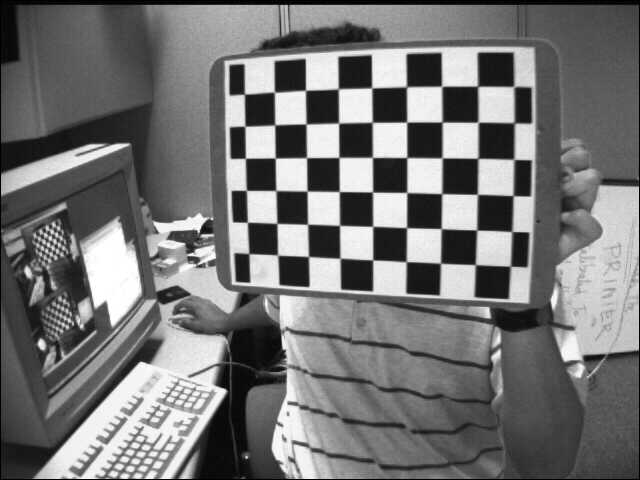
//> input picture distance_measuring/代码/1.标定与校正/imgs/leftImgs/left1.jpg, 640 x 480 px
$ ./undistortRectify   (built with g++ and OpenCV 4)
//> lines starting //> are read from the running program, lines starting //| are printed output that depends on the picture; after the words box and inside, x2 and y2 are one past the last pixel; in counts of white or black regions, pixels touching at a corner belong together; pictures that were not available may be replaced by others from this repository, and a replacement may not be noted
// 立体校正，把右相机图像变换到左相机平面，输出校正后的图片

#include <opencv2/core/core.hpp>
#include <opencv2/calib3d/calib3d.hpp>
#include <opencv2/highgui/highgui.hpp>
#include <opencv2/imgproc/imgproc.hpp>
#include <stdio.h>
#include <iostream>

using namespace std;
using namespace cv;

int main(int argc, char const *argv[])
{
	char* leftimg_directory = "..//..//imgs//leftImgs//";		// 左摄像头图像路径
	char* rightimg_directory = "..//..//imgs//rightImgs//";		// 右摄像头图像路径
	char* leftimg_filename = "left";							// 左摄像头图像名
	char* rightimg_filename = "right";							// 右摄像头图像名
	char* extension = "jpg";									// 图像格式
	char* calib_file = "..//..//parms//calibParms.xml";			// 立体校正参数文件
	char* rectifiedImg_directory = "..//..//result//rectifiedImg//";// 图像校正结果路径
	char* leftout_directory = "..//..//result//left//";			// 左摄像头图像校正结果路径
	char* rightout_directory = "..//..//result//right//";		// 右摄像头图像校正结果路径
	char* rectifiedImg_filename = "rectifiedImg";				// 校正结果图像文件名
	char* leftout_filename = "leftOut";							// 左摄像头图像校正结果文件名
	char* rightout_filename = "rightOut";						// 左摄像头图像校正结果文件名
	int num_imgs = 13;
	Size imgSize = Size(640,480);

	Mat R1, R2, P1, P2, Q;
	Mat cameraMatrixL, cameraDistcoeffL, cameraMatrixR, cameraDistcoeffR, R, T;

	cv::FileStorage fs(calib_file, cv::FileStorage::READ);
	if (!fs.isOpened())
	{
		printf("打开参数文件失败!\n");
		return -1;
	}
	fs["cameraMatrixL"] >> cameraMatrixL;
	fs["cameraDistcoeffL"] >> cameraDistcoeffL;
	fs["cameraMatrixR"] >> cameraMatrixR;
	fs["cameraDistcoeffR"] >> cameraDistcoeffR;
	fs["R"] >> R;
	fs["T"] >> T;

	fs["R1"] >> R1;
	fs["R2"] >> R2;
	fs["P1"] >> P1;
	fs["P2"] >> P2;
	fs["Q"] >> Q;

	cout << "参数：" << endl << endl;
	cout << "cameraMatrixL :" << endl << cameraMatrixL << endl << endl;
	cout << "cameraDistcoeffL :" << endl << cameraDistcoeffL << endl << endl;
	cout << "cameraMatrixR :" << endl << cameraMatrixR << endl << endl;
	cout << "cameraDistcoeffR :" << endl << cameraDistcoeffR << endl << endl;
	cout << "R :" << endl << R << endl << endl;
	cout << "T :" << endl << T << endl << endl;

	cv::Mat lmapx, lmapy, rmapx, rmapy;
	cv::initUndistortRectifyMap(cameraMatrixL, cameraDistcoeffL, R1, P1, imgSize, CV_32F, lmapx, lmapy);
	cv::initUndistortRectifyMap(cameraMatrixR, cameraDistcoeffR, R2, P2, imgSize, CV_32F, rmapx, rmapy);

	cv::Rect validROIL,validROIR;
	stereoRectify(cameraMatrixL, cameraDistcoeffL, cameraMatrixR, cameraDistcoeffR, imgSize, R, T,
		R1, R2, P1, P2, Q, CALIB_ZERO_DISPARITY, -1, imgSize, &validROIL, &validROIR);

	cout << "按任意键继续..." << endl;

	for (int k = 1; k <= num_imgs; k++)
	{
		char leftimg_file[100];
		char rightimg_file[100];
		sprintf(leftimg_file, "%s%s%d.%s", leftimg_directory, leftimg_filename, k, extension);
		sprintf(rightimg_file, "%s%s%d.%s", rightimg_directory, rightimg_filename, k, extension);
		Mat img1 = imread(leftimg_file, CV_LOAD_IMAGE_COLOR);
//> img1 is the input picture: 480 rows x 640 cols, CV_8UC3; min 0, max 255, mean 116.6
		Mat img2 = imread(rightimg_file, CV_LOAD_IMAGE_COLOR);
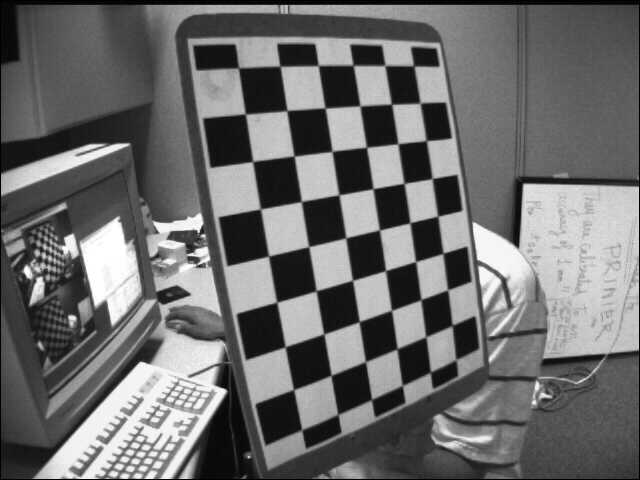
//> input picture distance_measuring/代码/1.标定与校正/imgs/leftImgs/left11.jpg, 640 x 480 px, given in place of right1.jpg, which was not available
//> img2 is the input picture: 480 rows x 640 cols, CV_8UC3; min 0, max 255, mean 108.6
		if (img1.empty() || img2.empty())
		{
			printf("读入图像错误！\n");
			return -1;
		}

		cv::Mat imgU1, imgU2;

		cv::remap(img1, imgU1, lmapx, lmapy, cv::INTER_LINEAR);
		cv::remap(img2, imgU2, rmapx, rmapy, cv::INTER_LINEAR);
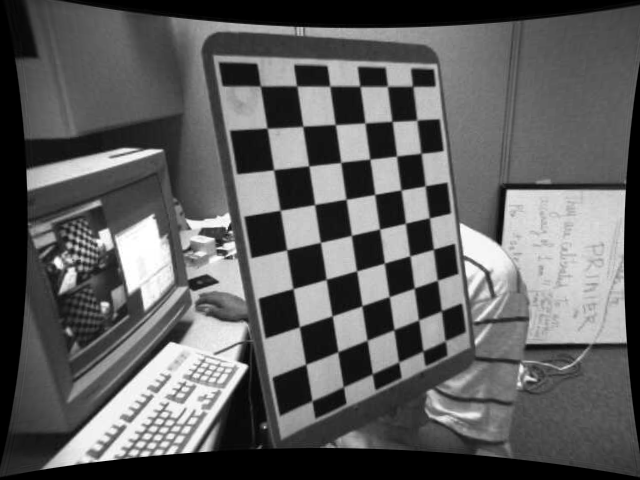
//> imgU2: 480 rows x 640 cols, CV_8UC3; min 0, max 255, mean 95.3

		char leftout_file[100];
		sprintf(leftout_file, "%s%s%d.%s", leftout_directory, leftout_filename, k, extension);
		imwrite(leftout_file, imgU1);

		char rightout_file[100];
		sprintf(rightout_file, "%s%s%d.%s", rightout_directory, rightout_filename, k, extension);
		imwrite(rightout_file, imgU2);

		cout << k << ". rectified!" << endl;


		// 以下为显示部分

		Mat rectifiedImg;
		double sf = 1.0;// 缩放系数 或 double sf = 600. / MAX(imgSize.width, imgSize.height);
		int w = cvRound(imgSize.width * sf), h = cvRound(imgSize.height * sf);
		rectifiedImg.create(h, w * 2, CV_8UC3);

		// 画上左右图像
		Mat rectifiedImgPartL = rectifiedImg(Rect(w * 0, 0, w, h));
		Mat rectifiedImgPartR = rectifiedImg(Rect(w, 0, w, h));
		resize(imgU1, rectifiedImgPartL, rectifiedImgPartL.size(), 0, 0, INTER_AREA);
		resize(imgU2, rectifiedImgPartR, rectifiedImgPartR.size(), 0, 0, INTER_LINEAR);
		Rect vroiL(cvRound(validROIL.x * sf), cvRound(validROIL.y * sf),
			cvRound(validROIL.width * sf), cvRound(validROIL.height * sf)); // 缩放有效区域
		Rect vroiR(cvRound(validROIR.x * sf), cvRound(validROIR.y * sf),
			cvRound(validROIR.width * sf), cvRound(validROIR.height * sf));
		rectangle(rectifiedImgPartL, vroiL, Scalar(0, 0, 255), 3, 8);		// 在有效区域画上矩形
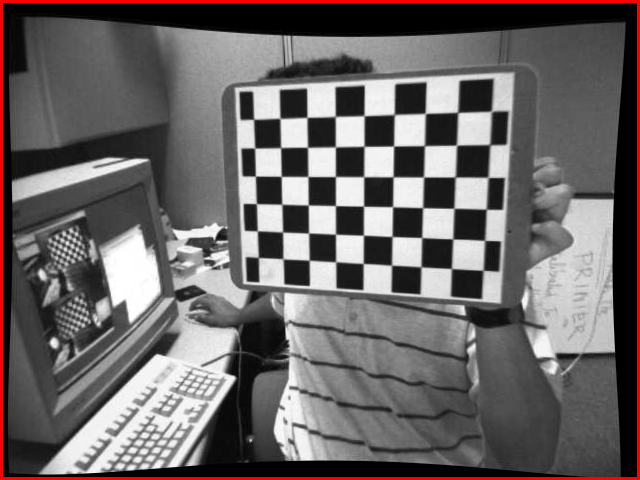
//> rectifiedImgPartL: 480 rows x 640 cols, CV_8UC3; mean B, G, R 101.5, 101.5, 107
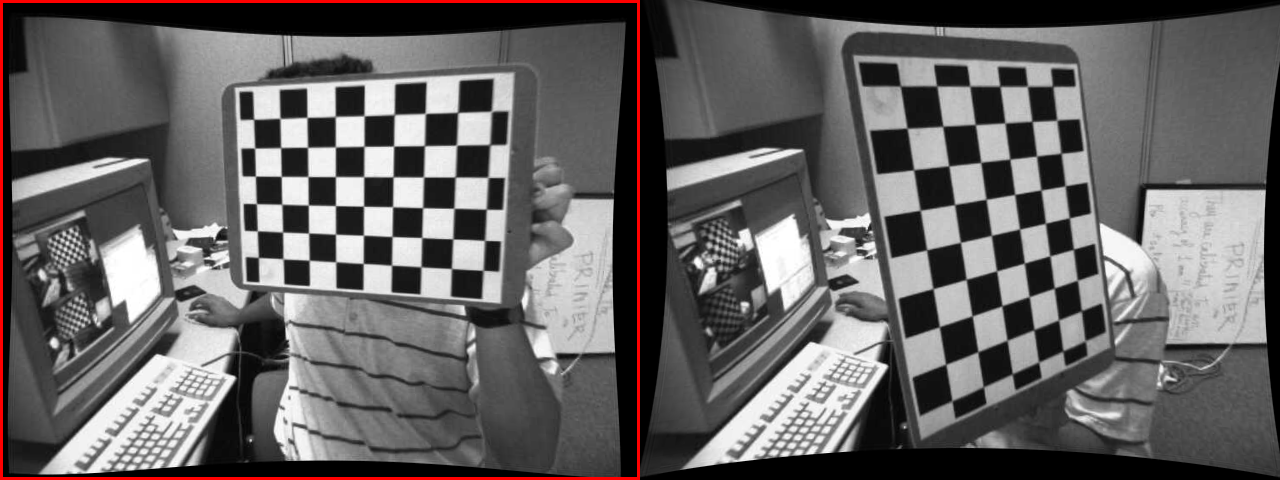
//> rectifiedImg: 480 rows x 1280 cols, CV_8UC3; mean B, G, R 98.4, 98.4, 101.2
		rectangle(rectifiedImgPartR, vroiR, Scalar(0, 0, 255), 3, 8);
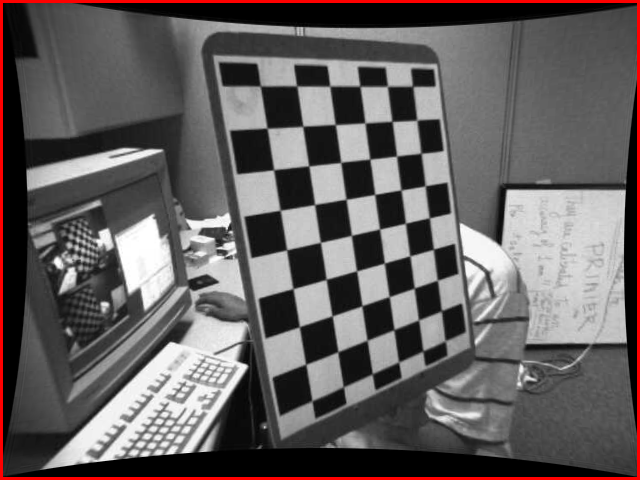
//> rectifiedImgPartR: 480 rows x 640 cols, CV_8UC3; 2.18% of pixels changed, all inside (x1, y1, x2, y2) = (0, 0, 640, 480)
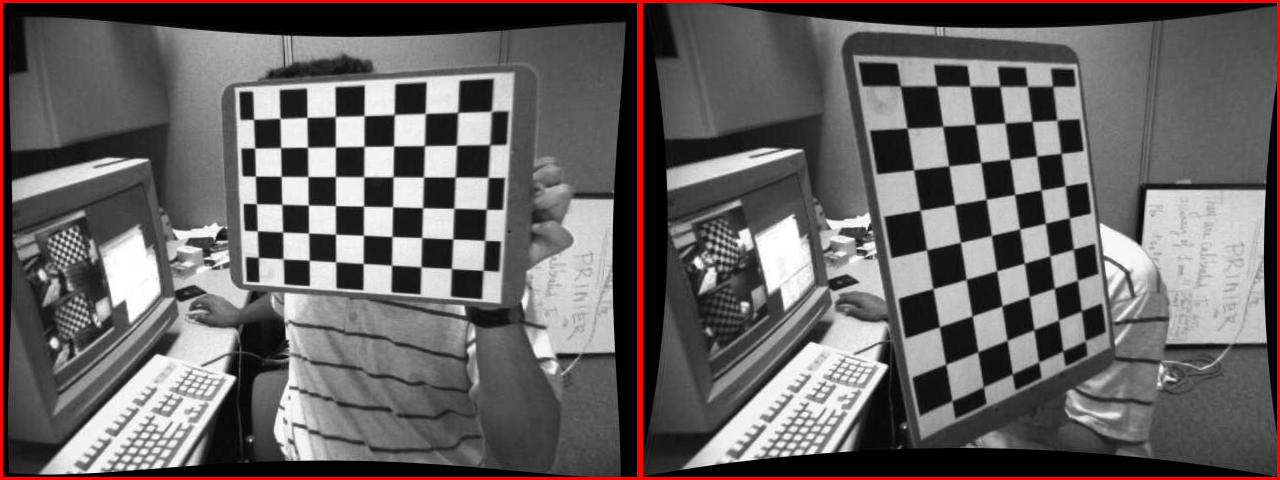
//> rectifiedImg: 480 rows x 1280 cols, CV_8UC3; 1.09% of pixels changed, all inside (x1, y1, x2, y2) = (640, 0, 1280, 480)

		// 画上对应的线条
		for (int i = 0; i < rectifiedImg.rows; i += 16)
			line(rectifiedImg, Point(0, i), Point(rectifiedImg.cols, i), Scalar(0, 255, 0), 1, 8);
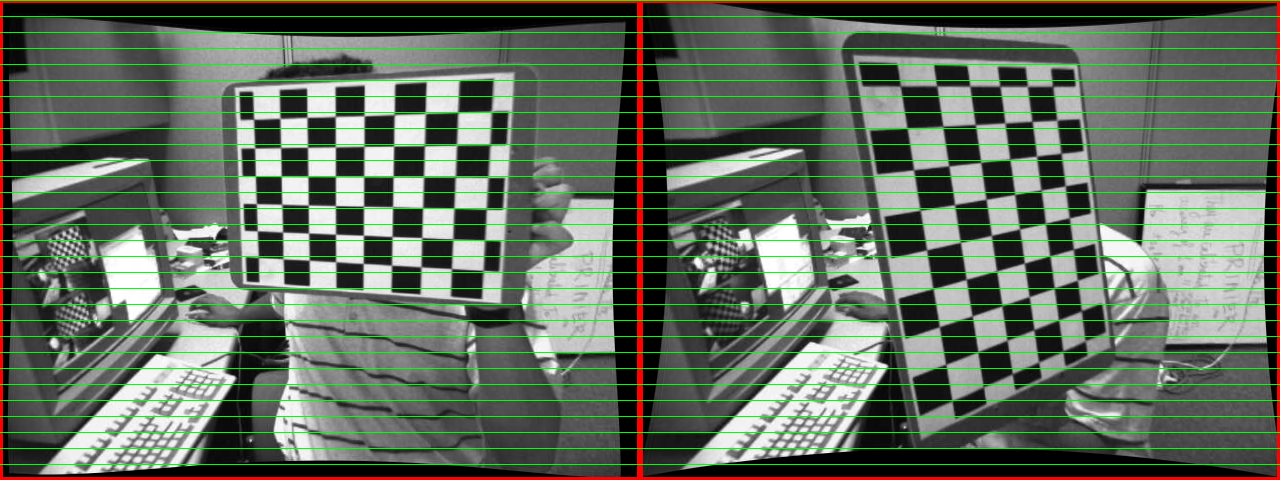
//> rectifiedImg: 480 rows x 1280 cols, CV_8UC3; 6.25% of pixels changed, all inside (x1, y1, x2, y2) = (0, 0, 1280, 465)
		imshow("rectified", rectifiedImg);

		// 保存图像
		char rectifiedImg_file[100];
		sprintf(rectifiedImg_file, "%s%s%d.%s", rectifiedImg_directory, rectifiedImg_filename, k, extension);
		imwrite(rectifiedImg_file, rectifiedImg);

		waitKey(0);
	}
//> pass 2 of the loop `for (int k = 1; k <= num_imgs; k++)`:
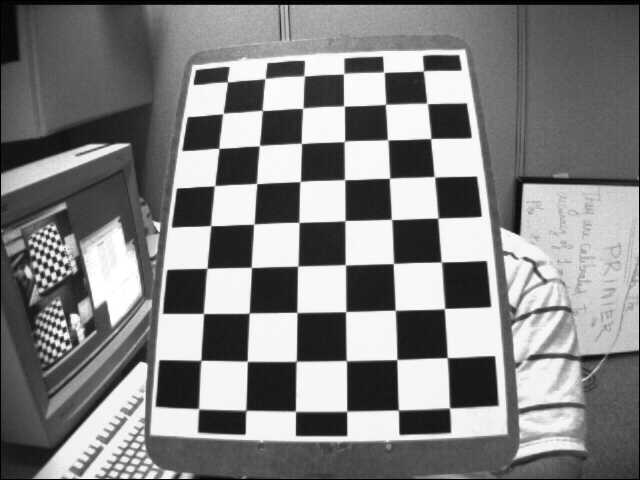
//> input picture distance_measuring/代码/1.标定与校正/imgs/leftImgs/left12.jpg, 640 x 480 px, given in place of left2.jpg, which was not available
//> img1 is the input picture: 480 rows x 640 cols, CV_8UC3; min 0, max 255, mean 129.5
//> `rectangle(rectifiedImgPartR, vroiR, Scalar(0, 0, 255), 3, 8);`:
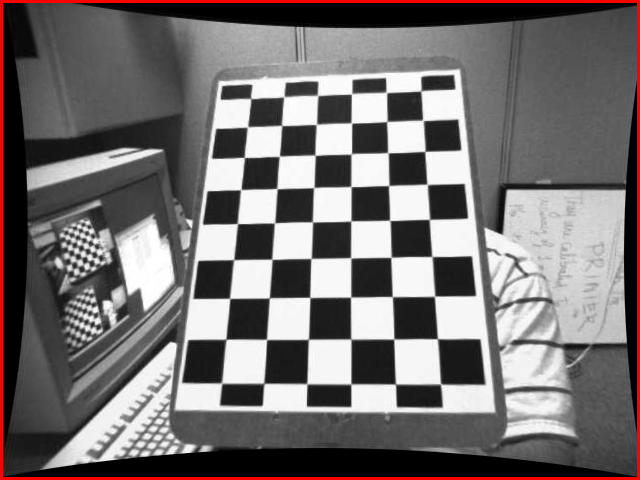
//> rectifiedImgPartR: 480 rows x 640 cols, CV_8UC3; mean B, G, R 112.1, 112.1, 117.6
//> after the loop `for (int i = 0; i < rectifiedImg.rows; i += 16)`:
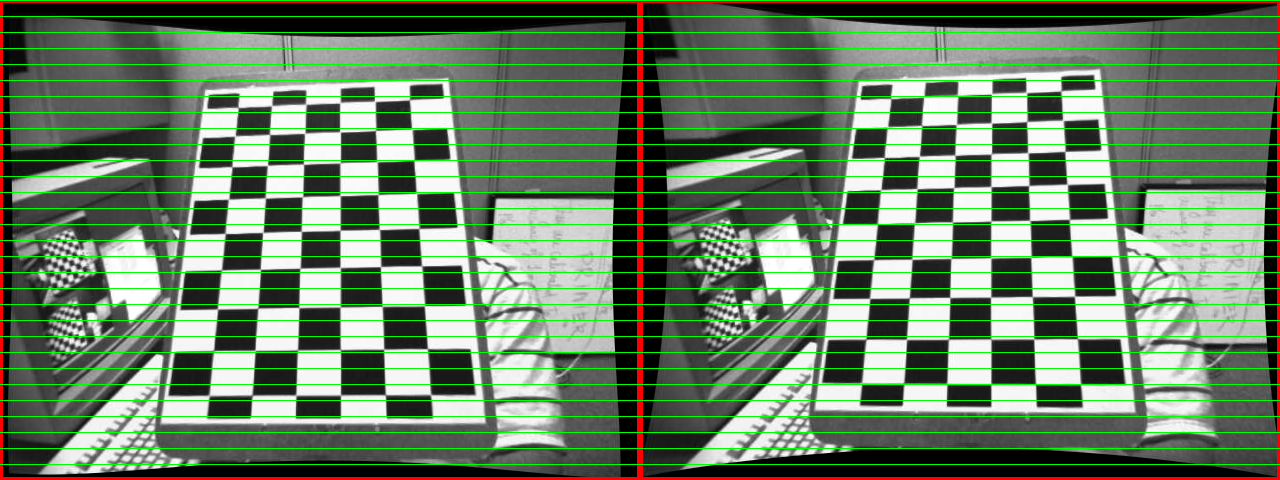
//> rectifiedImg: 480 rows x 1280 cols, CV_8UC3; mean B, G, R 105.3, 121.2, 110.1
//> (the run ends here: the program exits with an error code, at `return -1;`)
